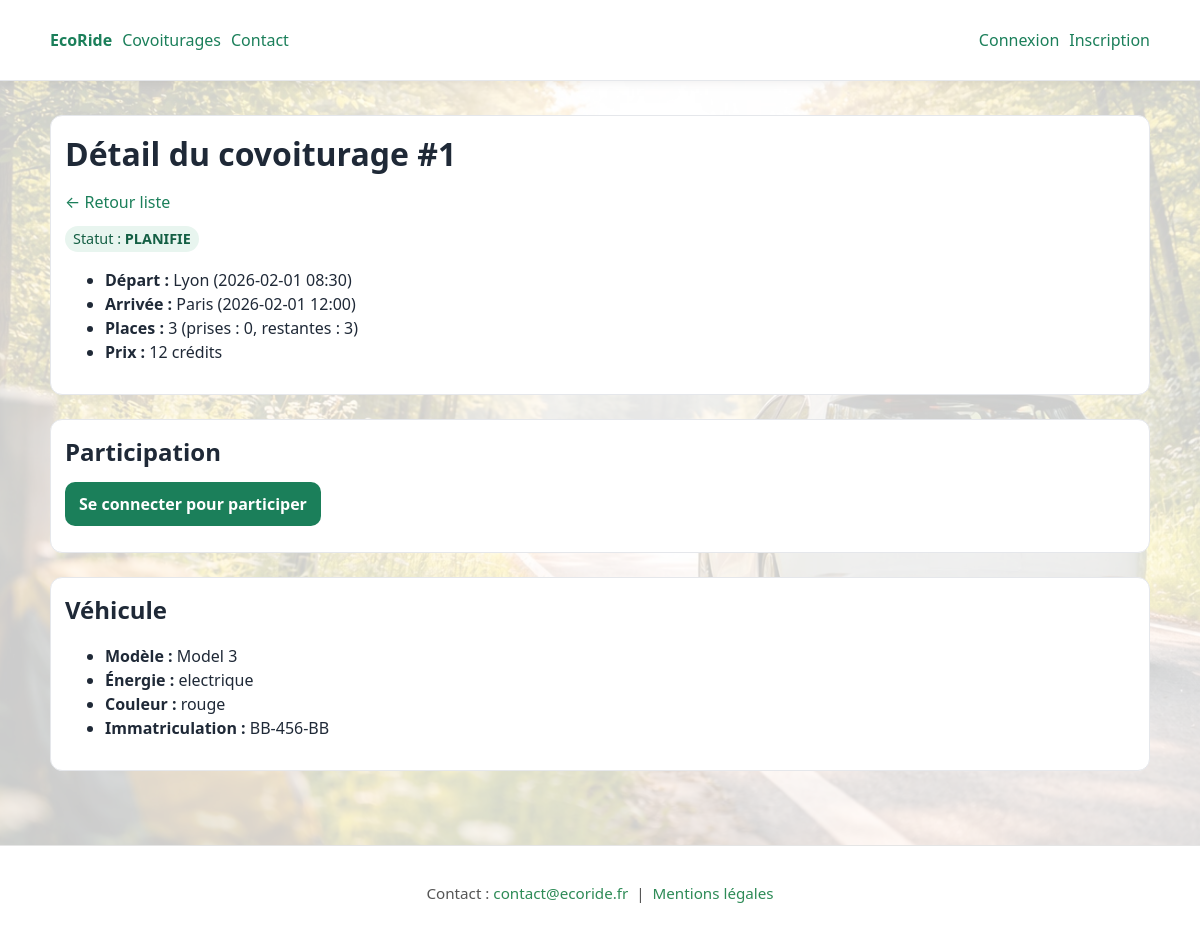
Screenshot of /covoiturage?id=1 with the database file from the repository.
### tables this page shows
CREATE TABLE covoiturage (
  id_covoiturage INT UNSIGNED AUTO_INCREMENT PRIMARY KEY,
  date_depart VARCHAR(50),
  heure_depart VARCHAR(50),
  lieu_depart VARCHAR(50),
  date_arrivee VARCHAR(50),
  heure_arrivee VARCHAR(50),
  lieu_arrivee VARCHAR(50),
  statut VARCHAR(50),
  nb_place INT,
  prix_personne INT
);

### src/Controllers/CovoiturageController.php (called while the page is built, shortened)
<?php
final class CovoiturageController
{
    public function detail(): void
    {
        $id = isset($_GET['id']) ? (int)$_GET['id'] : 0;
        $repo = new CovoiturageRepository();
        $covoit = $repo->findById($id);
        require __DIR__ . '/../../views/layout.php';
    }
}

### src/Core/Router.php (called while the page is built, shortened)
<?php
final class Router
{
    private array $routes = ['GET' => [], 'POST' => []];
    public function get(string $path, array $handler): void { $this->routes['GET'][$path] = $handler; }
    public function post(string $path, array $handler): void { $this->routes['POST'][$path] = $handler; }
    public function dispatch(string $method, string $path): void
    {
        $method = strtoupper($method);
        $handler = $this->routes[$method][$path] ?? null;
        [$class, $action] = $handler;
        (new $class())->$action();
    }
}

### public/index.php (called while the page is built, shortened)
<?php
require __DIR__ . '/../src/Core/Database.php';
require __DIR__ . '/../src/Core/Router.php';
require __DIR__ . '/../src/Controllers/CovoiturageController.php';
require __DIR__ . '/../src/Repositories/CovoiturageRepository.php';
$router = new Router();
$router->get('/', [HomeController::class, 'index']);
$router->get('/covoiturages', [CovoiturageController::class, 'list']);
$router->get('/covoiturage', [CovoiturageController::class, 'detail']);
$router->get('/covoiturage/participer', [CovoiturageController::class, 'participerConfirm']);
$router->post('/covoiturage/participer', [CovoiturageController::class, 'participer']);
$router->get('/register', [AuthController::class, 'registerForm']);
$router->post('/register', [AuthController::class, 'register']);
$router->get('/login', [AuthController::class, 'loginForm']);
$router->post('/login', [AuthController::class, 'login']);
$router->post('/logout', [AuthController::class, 'logout']);
$router->get('/contact', [StaticController::class, 'contact']);
$router->get('/mentions-legales', [StaticController::class, 'mentionsLegales']);
$router->get('/account', [AccountController::class, 'index']);
$router->post('/account/role', [AccountController::class, 'updateDriverRole']);
$router->get('/account/vehicles', [AccountController::class, 'vehicles']);
$router->post('/account/vehicles', [AccountController::class, 'addVehicle']);
$router->get('/account/trips/new', [AccountController::class, 'newTrip']);
$router->post('/account/trips/new', [AccountController::class, 'createTrip']);
$router->get('/account/history', [AccountController::class, 'history']);
$router->post('/account/history/cancel-participation', [AccountController::class, 'cancelParticipation']);
$router->post('/account/history/cancel-trip', [AccountController::class, 'cancelTripAsDriver']);
$router->post('/covoiturage/start', [CovoiturageController::class, 'startTrip']);
$router->post('/covoiturage/finish', [CovoiturageController::class, 'finishTrip']);
$router->get('/account/validate-trips', [AccountController::class, 'validateTrips']);
$router->post('/account/validate-trips', [AccountController::class, 'submitTripValidation']);
$router->get('/employe/incidents', [EmployeController::class, 'incidents']);
$router->post('/employe/incidents/validate', [EmployeController::class, 'validate']);
$router->post('/employe/incidents/refuse', [EmployeController::class, 'refuse']);
$router->get('/admin', [AdminController::class, 'dashboard']);
$router->get('/admin/employees', [AdminController::class, 'employees']);
$router->post('/admin/employees/create', [AdminController::class, 'createEmployee']);
$router->post('/admin/users/suspend', [AdminController::class, 'suspendUser']);
$router->post('/admin/users/unsuspend', [AdminController::class, 'unsuspendUser']);
$uriPath = parse_url($_SERVER['REQUEST_URI'] ?? '/', PHP_URL_PATH) ?? '/';
$path = $uriPath;
$method = $_SERVER['REQUEST_METHOD'] ?? 'GET';
try {
    $router->dispatch($method, $path);
} catch (Throwable $e) {
    http_response_code(500);
    echo "<h1>Erreur (debug)</h1>";
    echo "<pre>" . htmlspecialchars($e->getMessage()) . "</pre>";
    echo "<pre>" . htmlspecialchars($e->getFile() . ":" . $e->getLine()) . "</pre>";
}

### config/config.php (called while the page is built, shortened)
<?php
return [
    'db' => [
        'host' => '127.0.0.1',
        'port' => 3306,
        'name' => 'ecoride',
        'user' => 'root',
        'pass' => '',
        'charset' => 'utf8mb4',
    ],
];

### src/Core/Database.php (called while the page is built, shortened)
<?php
final class Database
{
    private static ?PDO $pdo = null;
    public static function pdo(): PDO
    {
        $config = require __DIR__ . '/../../config/config.php';
        $db = $config['db'];
        $dsn = sprintf(
            'mysql:host=%s;port=%d;dbname=%s;charset=%s',
            $db['host'],
            $db['port'],
            $db['name'],
            $db['charset']
        );
        self::$pdo = new PDO($dsn, $db['user'], $db['pass'], [
            PDO::ATTR_ERRMODE => PDO::ERRMODE_EXCEPTION,
            PDO::ATTR_DEFAULT_FETCH_MODE => PDO::FETCH_ASSOC,
            PDO::ATTR_EMULATE_PREPARES => false,
        ]);
        return self::$pdo;
    }
}

### src/Repositories/CovoiturageRepository.php (called while the page is built, shortened)
<?php
final class CovoiturageRepository
{
    private PDO $pdo;
    public function __construct(?PDO $pdo = null)
    {
        $this->pdo = $pdo ?? Database::pdo();
    }
    public function findById(int $id): ?array
    {
        $sql = "
            SELECT
                c.*,
                v.modele,
                v.immatriculation,
                v.energie,
                v.couleur,
                v.date_premiere_immatriculation,
                COALESCE(p.nb_participants, 0) AS places_prises,
                GREATEST(c.nb_place - COALESCE(p.nb_participants, 0), 0) AS places_restantes
            FROM covoiturage c
            LEFT JOIN utilise u ON u.id_covoiturage = c.id_covoiturage
            LEFT JOIN voiture v  ON v.id_voiture = u.id_voiture
            LEFT JOIN (
                SELECT id_covoiturage, COUNT(*) AS nb_participants
                FROM participe
                GROUP BY id_covoiturage
            ) p ON p.id_covoiturage = c.id_covoiturage
            WHERE c.id_covoiturage = :id
            LIMIT 1
        ";
        $stmt = $this->pdo->prepare($sql);
        $stmt->execute([':id' => $id]);
        $row = $stmt->fetch();
        return $row ?: null;
    }
}

### views/covoiturage/detail.php (the view, shortened to what this page needs)
<?php $statut = (string)($covoit['statut'] ?? ''); ?>
<div class="card">
  <h1>Détail du covoiturage #<?= (int)$covoit['id_covoiturage'] ?></h1>
  <p>
    <a href="<?= BASE_URL ?>/covoiturages">← Retour liste</a>
  </p>
  <div class="badge">Statut : <strong><?= htmlspecialchars($statut) ?></strong></div>
  <br>
  <ul>
    <li><strong>Départ :</strong> <?= htmlspecialchars((string)$covoit['lieu_depart']) ?>
      (<?= htmlspecialchars((string)$covoit['date_depart']) ?> <?= htmlspecialchars((string)$covoit['heure_depart']) ?>)
    </li>
    <li><strong>Arrivée :</strong> <?= htmlspecialchars((string)$covoit['lieu_arrivee']) ?>
      (<?= htmlspecialchars((string)$covoit['date_arrivee']) ?> <?= htmlspecialchars((string)$covoit['heure_arrivee']) ?>)
    </li>
    <li>
      <strong>Places :</strong>
      <?= (int)$covoit['nb_place'] ?>
      (prises : <?= (int)$covoit['places_prises'] ?>,
      restantes : <?= (int)$covoit['places_restantes'] ?>)
    </li>
  <li><strong>Prix :</strong> <?= htmlspecialchars((string)$covoit['prix_personne']) ?> crédits</li>
  </ul>
</div>
<br>
<div class="card">
  <?php if (!empty($isDriverOfTrip)): ?>
    <h2>Actions chauffeur</h2>
    <?php if ($statut === 'PLANIFIE'): ?>
      <form method="post" action="<?= BASE_URL ?>/covoiturage/start">
        <input type="hidden" name="id_covoiturage" value="<?= (int)$covoit['id_covoiturage'] ?>">
        <button type="submit">Démarrer le covoiturage</button>
      </form>
    <?php elseif ($statut === 'EN_COURS'): ?>
      <form method="post" action="<?= BASE_URL ?>/covoiturage/finish">
        <input type="hidden" name="id_covoiturage" value="<?= (int)$covoit['id_covoiturage'] ?>">
        <button type="submit">Terminer le covoiturage</button>
      </form>
    <?php elseif ($statut === 'TERMINE'): ?>
      <p><strong>Trajet terminé.</strong> En attente de validation des passagers.</p>
    <?php elseif ($statut === 'VALIDE'): ?>
      <p><strong>Trajet validé.</strong> Crédits chauffeur mis à jour.</p>
    <?php elseif ($statut === 'INCIDENT'): ?>
      <div class="alert alert-danger">
        <strong>Incident signalé.</strong> Un employé doit traiter la situation (US12).
      </div>
    <?php endif; ?>
  <?php else: ?>
    <h2>Participation</h2>
    <?php if (isset($_SESSION['user'])): ?>
      <?php if ($statut === 'PLANIFIE'): ?>
        <p>
          <a class="btn" href="<?= BASE_URL ?>/covoiturage/participer?id=<?= (int)$covoit['id_covoiturage'] ?>">
            Participer (<?= (int)$covoit['prix_personne'] ?> crédits)
          </a>
        </p>
      <?php else: ?>
        <p class="muted">
          Ce covoiturage n’est pas disponible à la participation (statut : <?= htmlspecialchars($statut) ?>).
        </p>
      <?php endif; ?>
    <?php else: ?>
      <p>
        <a class="btn" href="<?= BASE_URL ?>/login">Se connecter pour participer</a>
      </p>
    <?php endif; ?>
  <?php endif; ?>
</div>
<br>
<div class="card">
  <h2>Véhicule</h2>
  <?php if (!empty($covoit['modele'])): ?>
    <ul>
      <li><strong>Modèle :</strong> <?= htmlspecialchars((string)$covoit['modele']) ?></li>
      <li><strong>Énergie :</strong> <?= htmlspecialchars((string)$covoit['energie']) ?></li>
      <li><strong>Couleur :</strong> <?= htmlspecialchars((string)$covoit['couleur']) ?></li>
      <li><strong>Immatriculation :</strong> <?= htmlspecialchars((string)$covoit['immatriculation']) ?></li>
    </ul>
  <?php else: ?>
    <p class="muted">Aucun véhicule associé à ce trajet.</p>
  <?php endif; ?>
</div>

### public/assets/css/style.css (style rules this page uses)
:root { --bg: #f6f7f8; --card: #ffffff; --text: #1f2937; --muted: #6b7280; --brand: #1b7f5a; --brand-2: #145f44; --border: #e5e7eb; }
* { box-sizing: border-box; }
a { color: var(--brand); text-decoration: none; }
.badge { display: inline-block; padding: 2px 8px; border-radius: 999px; background: #e8f5ef; color: var(--brand-2); font-size: 0.9rem; }
.card { background: var(--card); border: 1px solid var(--border); border-radius: 12px; padding: 14px; }
h1,h2,h3 { margin: 0 0 12px; }
p { margin: 0 0 12px; color: var(--text); }
.btn { display: inline-block; border-radius: 10px; padding: 10px 14px; background: var(--brand); color: #fff; font-weight: 700; text-decoration: none; }
body { position: relative; margin: 0; font-family: system-ui, -apple-system, Segoe UI, Roboto, Arial, sans-serif; color: var(--text); line-height: 1.5; display: flex; flex-direction: column; min-height: 100vh; background-image: url("../images/background.jpg"); background-size: cover; background-position: center; background-repeat: no-repeat; background-attachment: fixed; }
body::before { content: ""; position: fixed; inset: 0; background: rgba(255, 255, 255, 0.80); z-index: 0; }

### rows the page displays
covoiturage: id_covoiturage "1", statut "PLANIFIE", lieu_depart "Lyon", date_depart "2026-02-01", heure_depart "08:30", lieu_arrivee "Paris", date_arrivee "2026-02-01", heure_arrivee "12:00", nb_place "3", prix_personne "12"

### other values shown
$covoit['places_prises'] "0"
$covoit['places_restantes'] "3"
$covoit['modele'] "Model 3"
$covoit['energie'] "electrique"
$covoit['couleur'] "rouge"
$covoit['immatriculation'] "BB-456-BB"
